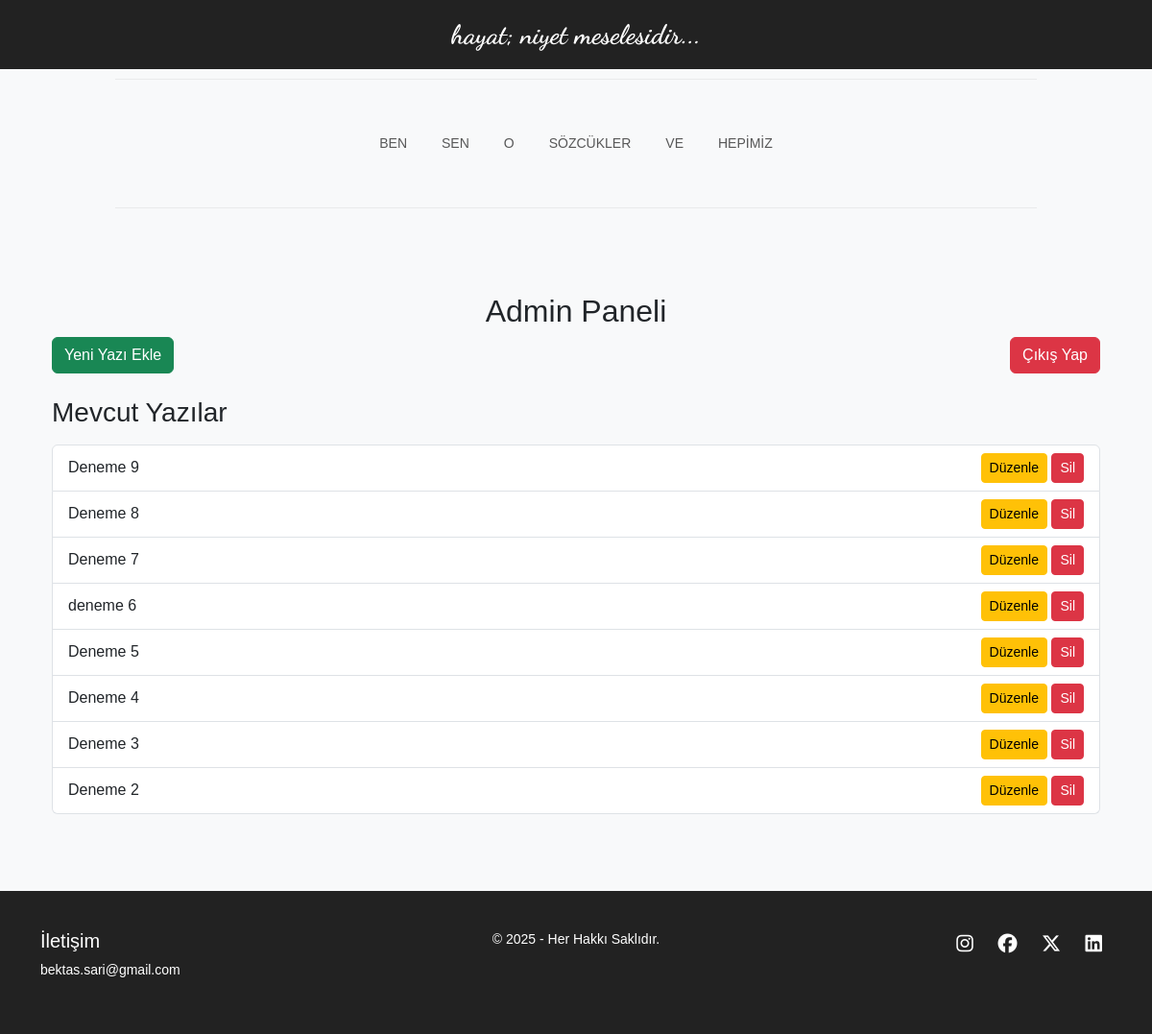
Screenshot of /admin/panel (signed in) with the database file from the repository.
### app.py (models this page shows)
class BlogPost(db.Model):
    id = db.Column(db.Integer, primary_key=True)
    title = db.Column(db.String(100), nullable=False)
    content = db.Column(db.Text, nullable=False)
    image = db.Column(db.String(255), nullable=False)
    category = db.Column(db.String(255), nullable=False, default="Hepimiz")  # Varsayılan olarak "Hepimiz"
    created_at = db.Column(db.DateTime, default=datetime.utcnow)
    likes = db.Column(db.Integer, default=0)

### app.py (the view)
@app.route('/admin/panel')
def admin_panel():
    if not session.get('admin_logged_in'):
        return redirect(url_for('admin_login'))
    posts = BlogPost.query.order_by(BlogPost.created_at.desc()).all()
    return render_template('admin.html', posts=posts)

### templates/admin.html (shortened to what this page needs)
{% extends 'base.html' %}
{% block content %}
    <div class="container">
        <h2 class="text-center mt-4">Admin Paneli</h2>
        <div class="d-flex justify-content-between align-items-center mb-4">
            <a href="{{ url_for('new_post') }}" class="btn btn-success">Yeni Yazı Ekle</a>
            <a href="{{ url_for('admin_logout') }}" class="btn btn-danger">Çıkış Yap</a>
        </div>
        <h3 class="mb-3">Mevcut Yazılar</h3>
        {% if posts %}
            <ul class="list-group">
                {% for post in posts %}
                    <li class="list-group-item d-flex justify-content-between align-items-center">
                        <span>{{ post.title }}</span>
                        <div>
                            <a href="{{ url_for('edit_post', id=post.id) }}" class="btn btn-warning btn-sm">Düzenle</a>
                            <a href="{{ url_for('delete_post', id=post.id) }}" class="btn btn-danger btn-sm">Sil</a>
                        </div>
                    </li>
                {% endfor %}
            </ul>
        {% else %}
            <p class="text-muted">Henüz hiç blog yazısı eklenmemiş.</p>
        {% endif %}
    </div>
{% endblock %}

### static/style.css (style rules this page uses)
body { background-color: #f8f9fa; margin: 0; padding: 0; font-family: Arial, sans-serif; }
.container { padding-top: 20px; padding-bottom: 20px; }

### rows the page displays
BlogPost: title "Deneme 9"
BlogPost: title "Deneme 8"
BlogPost: title "Deneme 7"
BlogPost: title "deneme 6"
BlogPost: title "Deneme 5"
BlogPost: title "Deneme 4"
BlogPost: title "Deneme 3"
BlogPost: title "Deneme 2"
